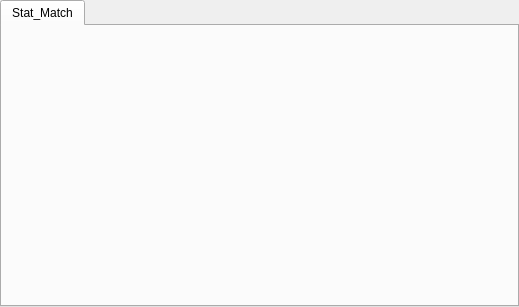
<?xml version="1.0" encoding="UTF-8"?>
<ui version="4.0">
 <class>TwStatJoueur</class>
 <widget class="QTabWidget" name="TwStatJoueur">
  <property name="geometry">
   <rect>
    <x>0</x>
    <y>0</y>
    <width>519</width>
    <height>307</height>
   </rect>
  </property>
  <property name="windowTitle">
   <string>TabWidget</string>
  </property>
  <property name="currentIndex">
   <number>0</number>
  </property>
  <widget class="QWidget" name="tab">
   <attribute name="title">
    <string>Stat_Match</string>
   </attribute>
   <layout class="QGridLayout" name="gridLayout_2">
    <item row="0" column="0">
     <layout class="QGridLayout" name="gridLayout"/>
    </item>
   </layout>
  </widget>
 </widget>
 <resources/>
 <connections/>
</ui>
